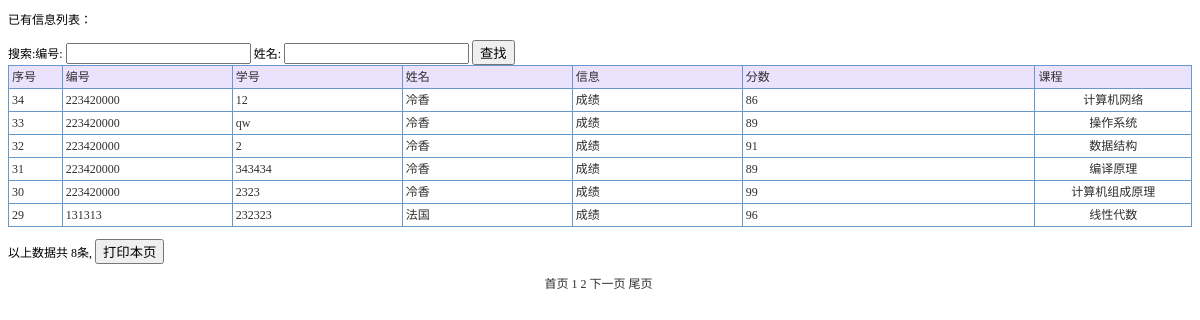
The app's page /chengji_list2.php (signed in) with its own data.
### tables this page shows
CREATE TABLE `chengji` (
  `id` int(11) NOT NULL AUTO_INCREMENT,
  `xuehao` varchar(50) DEFAULT NULL,
  `kemu` varchar(50) DEFAULT NULL,
  `xingming` varchar(50) DEFAULT NULL,
  `banji` varchar(50) DEFAULT NULL,
  `addtime` timestamp NOT NULL DEFAULT CURRENT_TIMESTAMP,
  `issh` varchar(10) DEFAULT '否',
  `cx` varchar(10) DEFAULT NULL,
  `s2` varchar(50) DEFAULT NULL,
  `s1` varchar(50) DEFAULT NULL,
  `subject` varchar(255) DEFAULT NULL,
  PRIMARY KEY (`id`)
);

### ConnectDb.php (called while the page is built)
<?php
class ConnectDb{
    public function Connect($sql){
    $dbms='mysql';
    $dbname='system';
    $user='root';
    $password="";
    $host="localhost";
    $dsn="$dbms:host=$host;dbname=$dbname";
    $pdo=new PDO($dsn,$user,$password);
    $pdo->exec("SET NAMES 'utf8';");
    $result=$pdo->prepare($sql);
    $result->execute();
    return $result;
      }
	}
?>

### chengji_list2.php (the view, shortened to what this page needs)
 <?php
include_once 'ConnectDb.php';
?>
<!DOCTYPE html PUBLIC "-//W3C//DTD XHTML 1.0 Transitional//EN" "http://www.w3.org/TR/xhtml1/DTD/xhtml1-transitional.dtd">
<html xmlns="http://www.w3.org/1999/xhtml">
<head>
<title>信息</title><link rel="stylesheet" href="css.css" type="text/css">
</head>
<body>
<p>已有信息列表：</p>
<form id="form1" name="form1" method="post" action="">
  搜索:编号:
  <input name="bh" type="text" id="bh" />
  姓名:
  <input name="mc" type="text" id="mc" />
  <input type="submit" name="Submit" value="查找" />
</form>
<table width="100%" border="1" align="center" cellpadding="3" cellspacing="1" bordercolor="#6699CC" style="border-collapse:collapse">
  <tr>
    <td width="25" bgcolor="#EBE2FE">序号</td>
    <td width="94" bgcolor='#EBE2FE'>编号</td>
    <td width="94" bgcolor='#EBE2FE'>学号</td>
    <td width="94" bgcolor='#EBE2FE'>姓名</td>
    <td width="94" bgcolor='#EBE2FE'>信息</td>
    <td width="167" bgcolor='#EBE2FE'>分数</td>
    <td width="86" bgcolor='#EBE2FE'>课程</td>
  </tr>
   <?php
    $sql="select * from chengji where 1=1";
  $sql=$sql." order by id desc";
  $con=new ConnectDb();
  @$page=$_GET['page'];
  if(@$page==""){
    $page=1;
  }
  if(@$page!=""){
    $page_size=6;
    $sql1="select count(*) as total from chengji";
    $result=$con->Connect($sql1);
    $res=$result->fetch(PDO::FETCH_ASSOC);
    $count=$res['total'];
    $page_count=ceil($count/$page_size);
    $offset=($page-1)*$page_size;
    $sql2=$sql." limit $offset,$page_size";
    $con2=new ConnectDb();
    $result2=$con2->Connect($sql2);
  }
  while($res2=$result2->fetch(PDO::FETCH_ASSOC)){
  ?>
  <tr>
    <td width="25"> <?php
  echo $res2['id'];
?></td>
    <td> <?php echo $res2['xuehao'];?></td><td> <?php echo $res2['kemu'];?></td><td> <?php echo $res2['xingming'];?></td><td> <?php echo $res2['s1'];?></td><td> <?php echo $res2['s2'];?></td><td align="center"> <?php echo $res2['subject'];?></td>
  </tr>
     <?php
  }
?>
</table>
<p>以上数据共 <?php
    echo $count;
  ?>条,
  <input type="button" name="Submit2" onclick="javascript:window.print();" value="打印本页" />
</p>
<p align="center"> <?php echo "<a href='chengji_list2.php?page=1'>首页</a>&nbsp";
     for($i=1;$i<=$page_count;$i++){
        echo "<a id='$i' href='chengji_list2.php?page=$i' value='$i'>$i</a>&nbsp";
     }
     if($page<$page_count){
       $back=$page+1;
      echo "<a href='chengji_list2.php?page=$back'>下一页</a>&nbsp";
     }
     echo "<a href='chengji_list2.php?page=$page_count'>尾页</a>&nbsp";?></p>
</body>
</html>

### css.css (style rules this page uses)
A:link { color: #2f2f2f; text-decoration: none; }
td { font-family:"宋体"; font-size: 12px; color: #2f2f2f; line-height: 16px; }

### records on screen
chengji: id "34", xuehao "223420000", kemu "12", xingming "冷香", s1 "成绩", s2 "86", subject "计算机网络"
chengji: id "33", xuehao "223420000", kemu "qw", xingming "冷香", s1 "成绩", s2 "89", subject "操作系统"
chengji: id "32", xuehao "223420000", kemu "2", xingming "冷香", s1 "成绩", s2 "91", subject "数据结构"
chengji: id "31", xuehao "223420000", kemu "343434", xingming "冷香", s1 "成绩", s2 "89", subject "编译原理"
chengji: id "30", xuehao "223420000", kemu "2323", xingming "冷香", s1 "成绩", s2 "99", subject "计算机组成原理"
chengji: id "29", xuehao "131313", kemu "232323", xingming "法国", s1 "成绩", s2 "96", subject "线性代数"

### other values on screen
$count "8"
